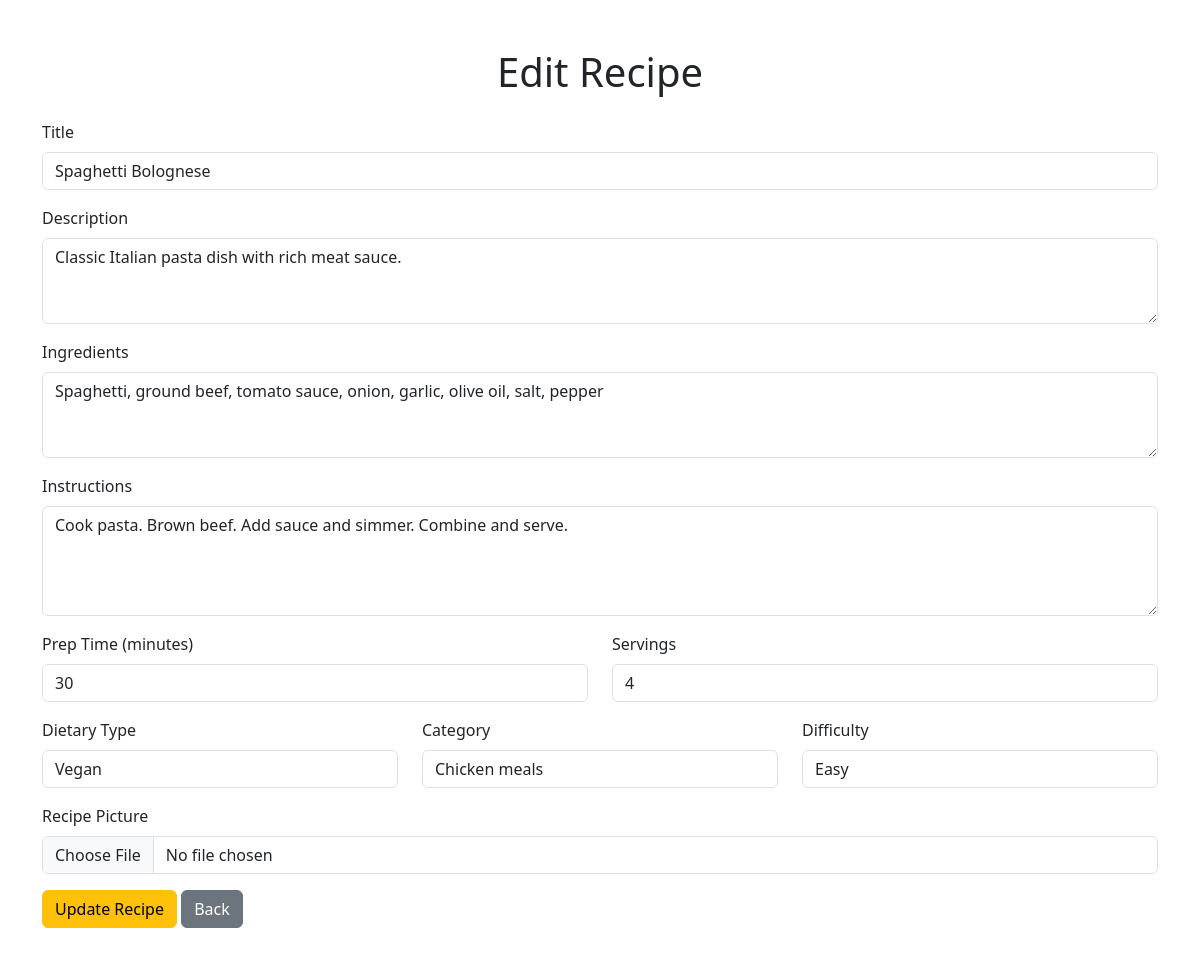
Screenshot of /functions/update.php?id=1&type=recipe (signed in) with the database file from the repository.
### tables this page shows
CREATE TABLE IF NOT EXISTS `recipes` (
  `id` int NOT NULL AUTO_INCREMENT,
  `title` varchar(255) NOT NULL,
  `description` text,
  `recipe_picture` varchar(255) DEFAULT NULL,
  `ingredients` text NOT NULL,
  `instructions` longtext NOT NULL,
  `prep_time` int NOT NULL,
  `dietary_type` enum('Vegeterian','Non-vegeterian','Vegan') NOT NULL,
  `category` enum('Chicken meals','Vegetables','Desserts','Fish meals') DEFAULT NULL,
  `created_at` timestamp NULL DEFAULT CURRENT_TIMESTAMP,
  `updated_at` timestamp NULL DEFAULT CURRENT_TIMESTAMP ON UPDATE CURRENT_TIMESTAMP,
  `difficulty` enum('Easy','Medium','Complicated') DEFAULT NULL,
  `servings` int NOT NULL,
  `author_id` int DEFAULT NULL,
  PRIMARY KEY (`id`),
  KEY `fk_recipes_author` (`author_id`)
);

### functions/update.php (the view, shortened to what this page needs)
<?php
require_once "../components/db_connect.php";
$backBtn = "../Pages/landingpage.php";
if (isset($_SESSION["adm"])) {
    $backBtn = "admin_dashboard.php";
} elseif (isset($_SESSION["user"])) {
    $backBtn = "../functions/user_dashboard.php";
}
$id = $_GET["id"] ?? '';
$type = $_GET["type"] ?? '';
if ($type == 'user') {
    $sql = "SELECT * FROM users WHERE id = $id";
    $result = mysqli_query($connect, $sql);
    $row = mysqli_fetch_assoc($result);
    if (isset($_POST["update"])) {
        $fname = mysqli_real_escape_string($connect, $_POST["fname"]);
        $lname = mysqli_real_escape_string($connect, $_POST["lname"]);
        $email = mysqli_real_escape_string($connect, $_POST["email"]);
        $picture = fileUpload($_FILES["picture"]);
        if ($_FILES["picture"]["error"] == 0) {
            if ($row["user_image"] != "avatar.png" && !empty($row["user_image"])) {
                $filePath = "../pictures/{$row["user_image"]}";
                if (file_exists($filePath)) {
                    unlink($filePath);
                }
            }
            $sql = "UPDATE users SET first_name = '$fname', last_name = '$lname', user_image = '$picture[0]', email = '$email' WHERE id = {$id}";
        } else {
            $sql = "UPDATE users SET first_name = '$fname', last_name = '$lname', email = '$email' WHERE id = {$id}";
        }
        if (mysqli_query($connect, $sql)) {
            echo "<div class='alert alert-success' role='alert'>User profile has been updated, {$picture[1]}</div>";
            header("refresh: 3; url=$backBtn");
        } else {
            echo "<div class='alert alert-danger' role='alert'>Error found, {$picture[1]}</div>";
        }
    }
} elseif ($type == 'recipe') {
    $sql = "SELECT * FROM recipes WHERE id = $id";
    $result = mysqli_query($connect, $sql);
    $row = mysqli_fetch_assoc($result);
}
?>
<!doctype html>
<html lang="en">
<head>
    <link href="https://cdn.jsdelivr.net/npm/bootstrap@5.3.0/dist/css/bootstrap.min.css" rel="stylesheet">
</head>
<body>
    <div class="container mt-5 mb-5">
        <?php if ($type == 'user'): ?>
            <h1 class="text-center mb-4">Edit Profile</h1>
            <form method="post" autocomplete="off" enctype="multipart/form-data">
                <div class="mb-3 mt-3">
                    <label for="fname" class="form-label">First name</label>
                    <input type="text" class="form-control" id="fname" name="fname" placeholder="First name" value="<?= htmlspecialchars($row["first_name"] ?? '') ?>" required>
                </div>
                <div class="mb-3">
                    <label for="lname" class="form-label">Last name</label>
                    <input type="text" class="form-control" id="lname" name="lname" placeholder="Last name" value="<?= htmlspecialchars($row["last_name"] ?? '') ?>" required>
                </div>
                <div class="mb-3">
                    <label for="picture" class="form-label">Profile picture</label>
                    <input type="file" class="form-control" id="picture" name="picture">
                </div>
                <div class="mb-3">
                    <label for="email" class="form-label">Email address</label>
                    <input type="email" class="form-control" id="email" name="email" placeholder="Email address" value="<?= htmlspecialchars($row["email"] ?? '') ?>" required>
                </div>
                <button name="update" type="submit" class="btn btn-warning">Update Profile</button>
                <a href="<?= $backBtn ?>" class="btn btn-secondary">Back</a>
            </form>
        <?php elseif ($type == 'recipe'): ?>
            <h1 class="text-center mb-4">Edit Recipe</h1>
            <form method="post" autocomplete="off" enctype="multipart/form-data">
                <div class="mb-3 mt-3">
                    <label for="title" class="form-label">Title</label>
                    <input type="text" class="form-control" id="title" name="title" placeholder="Recipe Title" value="<?= htmlspecialchars($row["title"] ?? '') ?>" required>
                </div>
                <div class="mb-3">
                    <label for="description" class="form-label">Description</label>
                    <textarea class="form-control" id="description" name="description" rows="3" required><?= htmlspecialchars($row["description"] ?? '') ?></textarea>
                </div>
                <div class="mb-3">
                    <label for="ingredients" class="form-label">Ingredients</label>
                    <textarea class="form-control" id="ingredients" name="ingredients" rows="3" required><?= htmlspecialchars($row["ingredients"] ?? '') ?></textarea>
                </div>
                <div class="mb-3">
                    <label for="instructions" class="form-label">Instructions</label>
                    <textarea class="form-control" id="instructions" name="instructions" rows="4" required><?= htmlspecialchars($row["instructions"] ?? '') ?></textarea>
                </div>
                <div class="row">
                    <div class="col-md-6 mb-3">
                        <label for="prep_time" class="form-label">Prep Time (minutes)</label>
                        <input type="number" class="form-control" id="prep_time" name="prep_time" value="<?= htmlspecialchars($row["prep_time"] ?? '') ?>" required>
                    </div>
                    <div class="col-md-6 mb-3">
                        <label for="servings" class="form-label">Servings</label>
                        <input type="number" class="form-control" id="servings" name="servings" value="<?= htmlspecialchars($row["servings"] ?? '') ?>" required>
                    </div>
                </div>
                <div class="row">
                    <div class="col-md-4 mb-3">
                        <label for="dietary_type" class="form-label">Dietary Type</label>
                        <select class="form-control" id="dietary_type" name="dietary_type">
                            <option value="Vegan" <?= (isset($row["dietary_type"]) && $row["dietary_type"] == 'Vegan') ? 'selected' : '' ?>>Vegan</option>
                        </select>
                    </div>
                    <div class="col-md-4 mb-3">
                        <label for="category" class="form-label">Category</label>
                        <select class="form-control" id="category" name="category">
                            <option value="Chicken meals" <?= (isset($row["category"]) && $row["category"] == 'Chicken meals') ? 'selected' : '' ?>>Chicken meals</option>
                        </select>
                    </div>
                    <div class="col-md-4 mb-3">
                        <label for="difficulty" class="form-label">Difficulty</label>
                        <select class="form-control" id="difficulty" name="difficulty">
                            <option value="Easy" <?= (isset($row["difficulty"]) && $row["difficulty"] == 'Easy') ? 'selected' : '' ?>>Easy</option>
                        </select>
                    </div>
                </div>
                <div class="mb-3">
                    <label for="recipe_picture" class="form-label">Recipe Picture</label>
                    <input type="file" class="form-control" id="recipe_picture" name="recipe_picture">
                </div>
                <button name="update" type="submit" class="btn btn-warning">Update Recipe</button>
                <a href="<?= $backBtn ?>" class="btn btn-secondary">Back</a>
            </form>
        <?php endif; ?>
    </div>
</body>
</html>

### rows the page displays
recipes: title "Spaghetti Bolognese", description "Classic Italian pasta dish with rich meat sauce.", ingredients "Spaghetti, ground beef, tomato sauce, onion, garlic, olive oil, salt, pepper", instructions "Cook pasta. Brown beef. Add sauce and simmer. Combine and serve.", prep_time "30", servings "4", dietary_type "Vegan", category "Chicken meals", difficulty "Easy"
